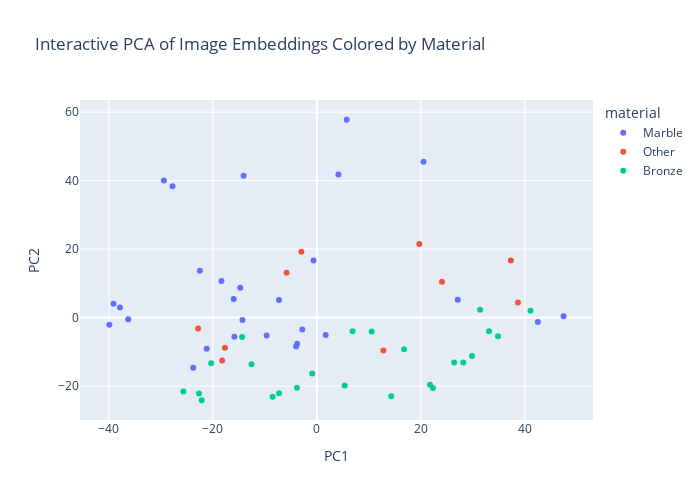

Write notebook code for a chart like this one.
### Code cell
pio.renderers.default = "plotly_mimetype+notebook_connected"

pc_df['material'] = df['material'].values

fig = px.scatter(
        pc_df,
        x='PC1',
        y='PC2',
        color='material',
        hover_data=['filename'], 
        title='Interactive PCA of Image Embeddings Colored by Material',
        width=700, height=500
    )

fig.show()

### Figure 1 — Plotly figure (JSON) as saved in the notebook; plotly's stock layout.template omitted (floating-point values rounded to 4 significant figures)
{"data": [{"customdata": [["page188_img01_photo13.jpg"], ["page202_img01_photo3.jpg"], ["page202_img01_photo4.jpg"], ["page205_img01_photo4.jpg"], ["page217_img01_photo2.jpg"], ["page226_img01_photo2.jpg"], ["page232_img01_photo3.jpg"], ["page240_img01_photo4.jpg"], ["page244_img01_photo5.jpg"], ["page252_img01_photo6.jpg"], ["page255_img01_photo12.jpg"], ["page258_img01_photo5.jpg"], ["page262_img01_photo6.jpg"], ["page264_img01_photo3.jpg"], ["page275_img01_photo2.jpg"], ["page284_img01_photo9.jpg"], ["page286_img01_photo3.jpg"], ["page294_img01_photo2.jpg"], ["page297_img01_photo2.jpg"], ["page304_img01_photo5.jpg"], ["page308_img01_photo2.jpg"], ["page319_img01_photo3.jpg"], ["page333_img01_photo2.jpg"], ["page338_img01_photo3.jpg"], ["page349_img01_photo2.jpg"], ["page357_img01_photo12.jpg"], ["page358_img01_photo10.jpg"], ["page358_img01_photo4.jpg"]], "hovertemplate": "material=Marble<br>PC1=%{x}<br>PC2=%{y}<br>filename=%{customdata[0]}<extra></extra>", "legendgroup": "Marble", "marker": {"color": "#636efa", "symbol": "circle"}, "mode": "markers", "name": "Marble", "orientation": "v", "showlegend": true, "type": "scatter", "x": [-21.17, -14.29, 1.711, 27.11, 20.53, -14.08, -9.642, -23.76, -39.09, -15.84, -2.792, -0.6241, -15.99, -18.34, 4.15, -3.986, -36.27, -7.266, -27.74, -14.72, 5.759, -39.89, -29.42, -37.85, -3.787, 42.51, 47.46, -22.49], "xaxis": "x", "y": [-9.083, -0.6922, -5.083, 5.235, 45.49, 41.41, -5.259, -14.64, 4.041, -5.596, -3.481, 16.7, 5.409, 10.67, 41.77, -8.453, -0.4789, 5.169, 38.36, 8.719, 57.79, -2.06, 40.01, 2.96, -7.611, -1.299, 0.3884, 13.71], "yaxis": "y"}, {"customdata": [["page211_img01_photo12.jpg"], ["page212_img01_photo8.jpg"], ["page214_img01_photo14.jpg"], ["page214_img01_photo4.jpg"], ["page223_img01_photo8.jpg"], ["page230_img01_photo8.jpg"], ["page231_img01_photo11.jpg"], ["page250_img01_photo2.jpg"], ["page251_img01_photo12.jpg"], ["page328_img01_photo3.jpg"]], "hovertemplate": "material=Other<br>PC1=%{x}<br>PC2=%{y}<br>filename=%{customdata[0]}<extra></extra>", "legendgroup": "Other", "marker": {"color": "#EF553B", "symbol": "circle"}, "mode": "markers", "name": "Other", "orientation": "v", "showlegend": true, "type": "scatter", "x": [12.8, 24.07, -2.971, 37.32, -18.21, 38.68, 19.71, -5.802, -22.83, -17.66], "xaxis": "x", "y": [-9.584, 10.45, 19.26, 16.64, -12.54, 4.395, 21.53, 13.07, -3.171, -8.8], "yaxis": "y"}, {"customdata": [["page211_img01_photo4.jpg"], ["page212_img01_photo4.jpg"], ["page213_img01_photo5.jpg"], ["page213_img01_photo9.jpg"], ["page222_img01_photo3.jpg"], ["page222_img01_photo7.jpg"], ["page223_img01_photo3.jpg"], ["page228_img01_photo3.jpg"], ["page228_img01_photo9.jpg"], ["page229_img01_photo5.jpg"], ["page229_img01_photo9.jpg"], ["page230_img01_photo6.jpg"], ["page250_img01_photo8.jpg"], ["page276_img01_photo5.jpg"], ["page310_img01_photo10.jpg"], ["page310_img01_photo5.jpg"], ["page311_img01_photo8.jpg"], ["page312_img01_photo4.jpg"], ["page325_img01_photo10.jpg"], ["page325_img01_photo5.jpg"], ["page330_img01_photo3.jpg"], ["page352_img01_photo7.jpg"], ["page363_img01_photo4.jpg"], ["page365_img01_photo3.jpg"]], "hovertemplate": "material=Bronze<br>PC1=%{x}<br>PC2=%{y}<br>filename=%{customdata[0]}<extra></extra>", "legendgroup": "Bronze", "marker": {"color": "#00cc96", "symbol": "circle"}, "mode": "markers", "name": "Bronze", "orientation": "v", "showlegend": true, "type": "scatter", "x": [29.84, 14.3, 10.56, 33.11, 31.39, 6.876, -3.815, 26.42, 34.84, 22.33, -0.8823, 16.79, -7.263, 41.09, 21.77, 5.362, -22.13, -14.36, -12.56, -25.65, -20.32, -8.493, 28.16, -22.66], "xaxis": "x", "y": [-11.25, -22.97, -4.042, -4.009, 2.279, -4.015, -20.46, -13.08, -5.414, -20.54, -16.3, -9.223, -22.06, 1.967, -19.61, -19.86, -24.14, -5.682, -13.64, -21.57, -13.33, -23.12, -13.14, -22.16], "yaxis": "y"}], "layout": {"height": 500, "legend": {"title": {"text": "material"}, "tracegroupgap": 0}, "title": {"text": "Interactive PCA of Image Embeddings Colored by Material"}, "width": 700, "xaxis": {"anchor": "y", "domain": [0, 1], "title": {"text": "PC1"}}, "yaxis": {"anchor": "x", "domain": [0, 1], "title": {"text": "PC2"}}}}
